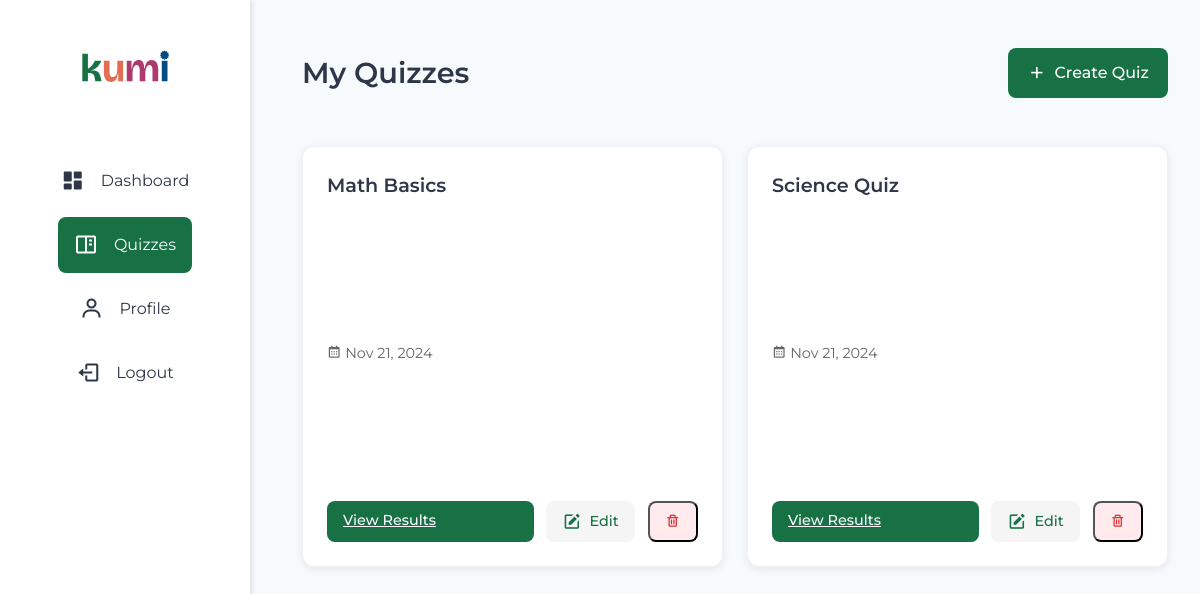
/view/quiz.php (signed in), run on an earlier commit of the app's database.
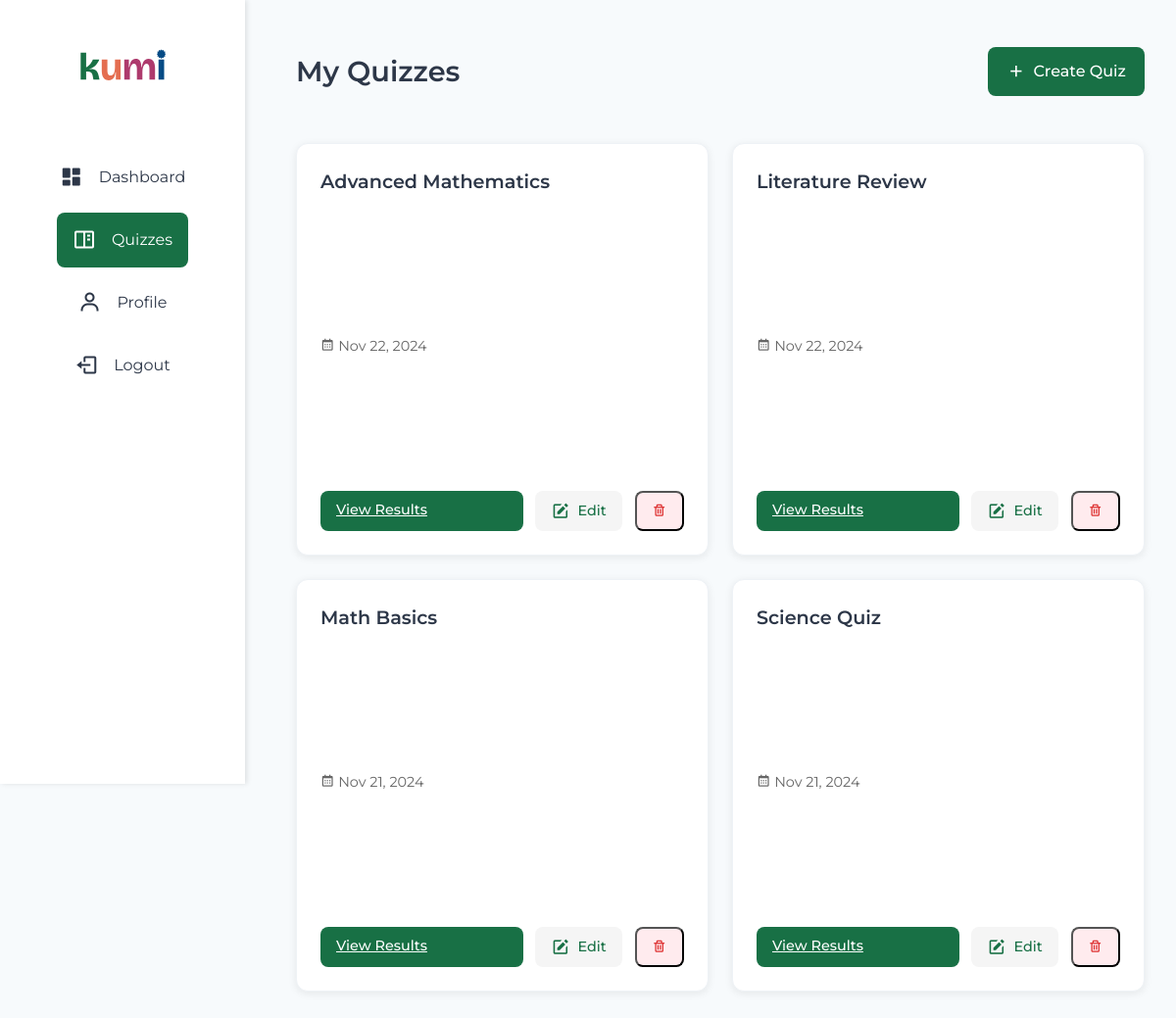
And on a later commit of the database.
### tables this page shows
CREATE TABLE `Quizzes` (
  `quiz_id` int(11) NOT NULL,
  `title` varchar(255) NOT NULL,
  `description` text DEFAULT NULL,
  `created_by` int(11) NOT NULL,
  `mode` enum('individual','group','live','asynchronous') NOT NULL,
  `deadline` datetime DEFAULT NULL,
  `created_at` timestamp NOT NULL DEFAULT current_timestamp()
);

### utils/Database.php (called while the page is built, shortened)
<?php
class Database {
    private static $instance = null;
    private $connection;
    private function __construct() {
        $this->connection = new mysqli("localhost", "root", "", "kumidb");
        $this->connection->set_charset("utf8mb4");
    }
    public static function getInstance() {
        if (self::$instance === null) {
            self::$instance = new self();
        }
        return self::$instance;
    }
    public function query($sql, $params = []) {
        $stmt = $this->connection->prepare($sql);
        if (!empty($params)) {
            $types = str_repeat('s', count($params));
            $stmt->bind_param($types, ...$params);
        }
        if (!$stmt->execute()) {
            throw new Exception("Execute failed: " . $stmt->error);
        }
        $result = $stmt->get_result();
        return $result;
    }
}

### functions/quiz_functions.php (called while the page is built, shortened)
<?php
require_once '../utils/Database.php';
function getQuizzesByTeacher($teacherId) {
    try {
        $db = Database::getInstance();
        $sql = "SELECT * FROM Quizzes WHERE created_by = ? ORDER BY created_at DESC";
        $result = $db->query($sql, [$teacherId]);
        return $result->fetch_all(MYSQLI_ASSOC);
    } catch (Exception $e) {
        error_log("Error getting quizzes: " . $e->getMessage());
        return [];
    }
}

### view/quiz.php (the view, shortened to what this page needs)
<?php
require_once '../functions/quiz_functions.php';
include_once '../components/sidebar.php';
$userId = $_SESSION['user_id'];
$userRole = $_SESSION['role'];
if ($userRole === 'student') {
    $quizzes = getAvailableQuizzes($userId);
} else {
    $quizzes = getQuizzesByTeacher($userId);
}
$completedQuizIds = [];
?>
<!DOCTYPE html>
<html lang="en">
<head>
    <link rel="stylesheet" href="../assets/css/styles.css">
    <link rel="stylesheet" href="../assets/css/quiz.css">
    <link href='https://unpkg.com/boxicons@2.1.4/css/boxicons.min.css' rel='stylesheet'>
</head>
<body>
    <?php include_once '../components/sidebar.php'; ?>
    <main class="quiz-page">
        <div class="quiz-sections">
            <div class="page-header">
                <h1>My Quizzes</h1>
                <?php if ($userRole === 'teacher'): ?>
                    <a href="create_quiz.php" class="create-btn">
                        <i class='bx bx-plus'></i> Create Quiz
                    </a>
                <?php endif; ?>
            </div>
            <div class="quiz-grid">
                <?php foreach ($quizzes as $quiz): ?>
                    <div class="quiz-card" data-quiz-id="<?= $quiz['quiz_id'] ?>" data-mode="<?= $quiz['mode'] ?>">
                        <div class="quiz-card-header">
                            <h3><?= htmlspecialchars($quiz['title']) ?></h3>
                        </div>
                        <div class="quiz-meta">
                            <span><i class='bx bx-calendar'></i> <?= date('M d, Y', strtotime($quiz['created_at'])) ?></span>
                        </div>
                        <div class="quiz-actions">
                            <?php if ($userRole === 'student'): ?>
                                <?php if (in_array($quiz['quiz_id'], $completedQuizIds)): ?>
                                    <a href="quiz_result.php?id=<?= $quiz['quiz_id'] ?>" class="view-btn">View Results</a>
                                <?php else: ?>
                                    <a href="take_quiz.php?id=<?= $quiz['quiz_id'] ?>" class="take-btn">Take Quiz</a>
                                <?php endif; ?>
                            <?php else: ?>
                                <a href="quiz_results.php?id=<?= $quiz['quiz_id'] ?>" class="view-btn">View Results</a>
                                <button class="edit-btn" onclick="editQuiz(<?= $quiz['quiz_id'] ?>)">
                                    <i class='bx bxs-edit'></i> Edit
                                </button>
                                <button class="delete-btn" onclick="deleteQuiz(<?= $quiz['quiz_id'] ?>)" title="Delete Quiz">
                                    <i class='bx bx-trash'></i>
                                </button>
                            <?php endif; ?>
                        </div>
                    </div>
                <?php endforeach; ?>
            </div>
        </div>
    </main>
</body>
</html>

What changed in the data, as far as the page shows it:
added quizzes: title "Advanced Mathematics", created_at "Nov 22, 2024"
now on this page (row edited): quizzes: title "Literature Review", created_at "Nov 22, 2024"
